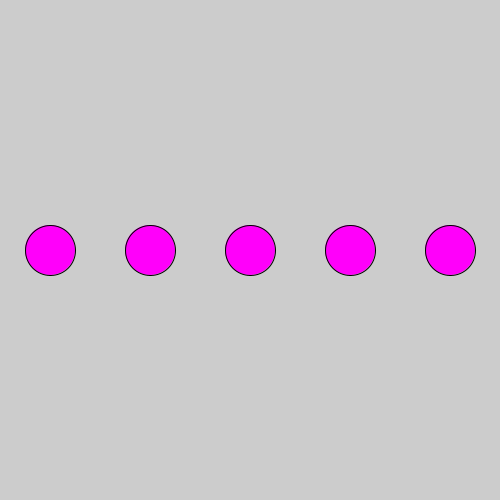
Frame 1 (no input)
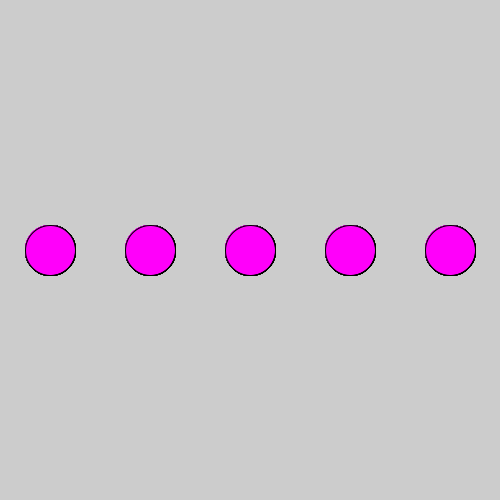
Frame 60 (the mouse pressed at the canvas centre just before this capture)
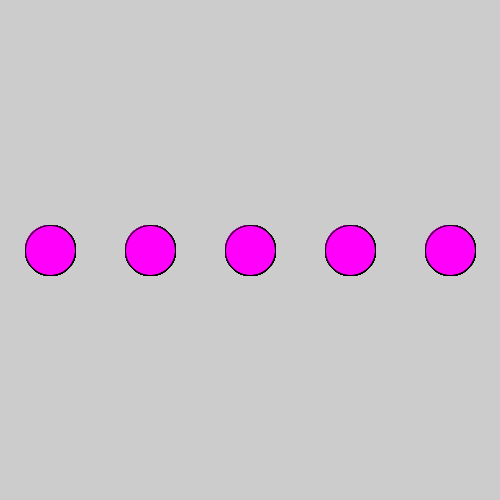
Frame 120 (the mouse held since frame 60 and released just before this capture)

The Processing sketch that drew these frames (run headless with seeded random() and noise(); from frame 60 on, the mouse is pressed at the canvas centre):

// Processing sketch: processing_32996
// ── processing_32996.pde

void setup(){
  size(500, 500);
}

void draw(){
  for (int x = 50; x < 500; x = x + 100) {
    //background(255, 255, 255);
 
  fill(255, 0, 250);
  ellipse(x, 250, 50, 50);
  }
  
}
